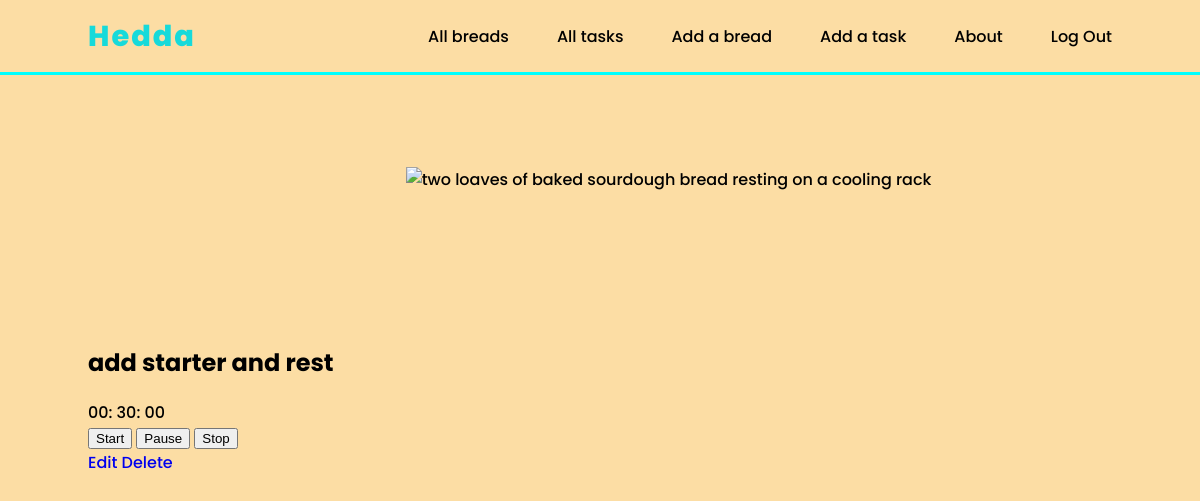
The app's page /tasks/21 (signed in) with its own data.
### main_app/models.py (models this page shows, shortened)
class Task(models.Model):
  name = models.CharField(max_length=100)
  hours = models.CharField(max_length=2)
  minutes = models.CharField(max_length=2)
  user = models.ForeignKey(User, on_delete=models.CASCADE)

### main_app/views.py (the view)
# urls.py: path('tasks/<int:pk>', views.TaskDetail.as_view(), name='tasks_detail'),
class TaskDetail(LoginRequiredMixin, DetailView):
  model = Task

### main_app/templates/main_app/task_detail.html (shortened to what this page needs)
{% extends 'base.html' %} {% load static %}  {% block content %}
<section class="card-container">
  <div class="card">
      <div class="card-content">
        <h2 class="card-title">{{ task.name }}</h2>
         <div class="countdown" id="{{ task.id }}">
        <span id="hour">{{ task.hours }}</span>:
        <span id="minute">{{ task.minutes }}</span>:
        <span id="second">00</span>
      </div>
       <div class="controls">
      <button class="start" id="{{ task.id }}">Start</button>
      <button class="pause" id="{{ task.id }}">Pause</button>
      <button class="stop" id="{{ task.id }}">Stop</button>
    </div>
    </div>
     <div>
      <a href="{% url 'tasks_update' task.id %}" class="btn warn">Edit</a>
      <a href="{% url 'tasks_delete' task.id %}" class="btn danger">Delete</a>
    </div>
  </div>
</section>
{% endblock %}

### main_app/static/css/styles.css (style rules this page uses)
:root { --header-height: 3rem; --first-color: #fcdda4; --first-color-dark: #c28b38; --first-color-darken: #a56b1f; --white-color: #da8d00; --body-font: "Poppins", sans-serif; --big-font-size: 2.5rem; --normal-font-size: 0.938rem; --z-fixed: 100; }
@media screen and (min-width: 768px) { :root { --big-font-size: 5rem; --normal-font-size: 1rem; } }
body { margin: var(--header-height) 0 0 0; padding: 0; font-family: var(--body-font); font-size: var(--normal-font-size); font-weight: 500; }
a { text-decoration: none; }
@media screen and (min-width: 768px) { body { margin: 0; } }

### records on screen
Task: name "add starter and rest", hours "00", minutes "30"
